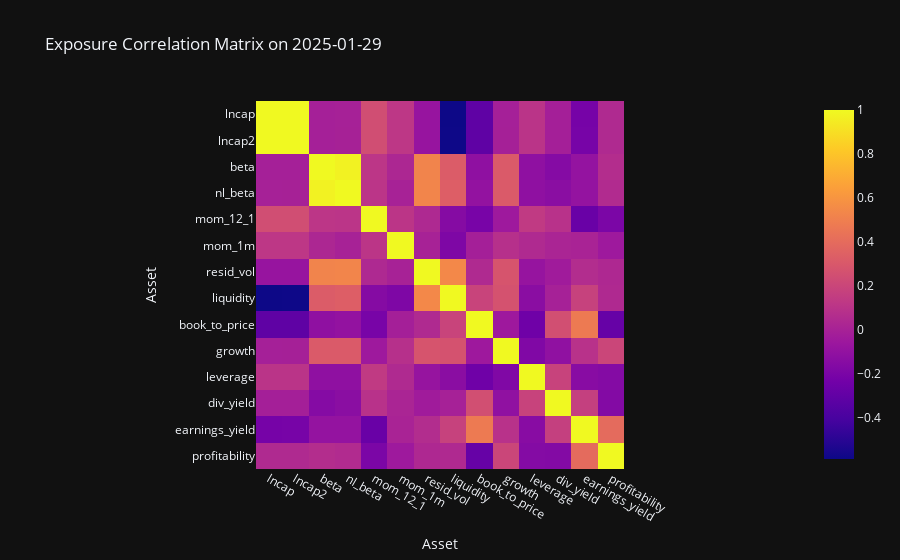

The code cell stored with this chart in its notebook:
### Markdown cell above
## 7. Exposure Correlation Matrix
Examine correlations across assets based on their factor exposures.

### Code cell
# 7. Correlation matrix
corr = pfa.correlation_matrix(last_date)
fig = px.imshow(corr, labels=dict(x="Asset", y="Asset"), title=f'Exposure Correlation Matrix on {last_date.date()}')
fig.show()

### Figure 1 — Plotly figure (JSON) as saved in the notebook; plotly's stock layout.template omitted (floating-point values rounded to 4 significant figures; data arrays with more than 128 entries replaced by an {"elided": "..."} marker saying what was removed)
{"data": [{"coloraxis": "coloraxis", "name": "0", "x": ["lncap", "lncap2", "beta", "nl_beta", "mom_12_1", "mom_1m", "resid_vol", "liquidity", "book_to_price", "growth", "leverage", "div_yield", "earnings_yield", "profitability"], "y": ["lncap", "lncap2", "beta", "nl_beta", "mom_12_1", "mom_1m", "resid_vol", "liquidity", "book_to_price", "growth", "leverage", "div_yield", "earnings_yield", "profitability"], "z": {"elided": "14x14 float values"}, "type": "heatmap", "xaxis": "x", "yaxis": "y", "hovertemplate": "Asset: %{x}<br>Asset: %{y}<br>color: %{z}<extra></extra>"}], "layout": {"xaxis": {"anchor": "y", "domain": [0.0, 1.0], "scaleanchor": "y", "constrain": "domain", "title": {"text": "Asset"}}, "yaxis": {"anchor": "x", "domain": [0.0, 1.0], "autorange": "reversed", "constrain": "domain", "title": {"text": "Asset"}}, "coloraxis": {"colorscale": [[0.0, "#0d0887"], [0.1111, "#46039f"], [0.2222, "#7201a8"], [0.3333, "#9c179e"], [0.4444, "#bd3786"], [0.5556, "#d8576b"], [0.6667, "#ed7953"], [0.7778, "#fb9f3a"], [0.8889, "#fdca26"], [1.0, "#f0f921"]]}, "title": {"text": "Exposure Correlation Matrix on 2025-01-29"}}}
